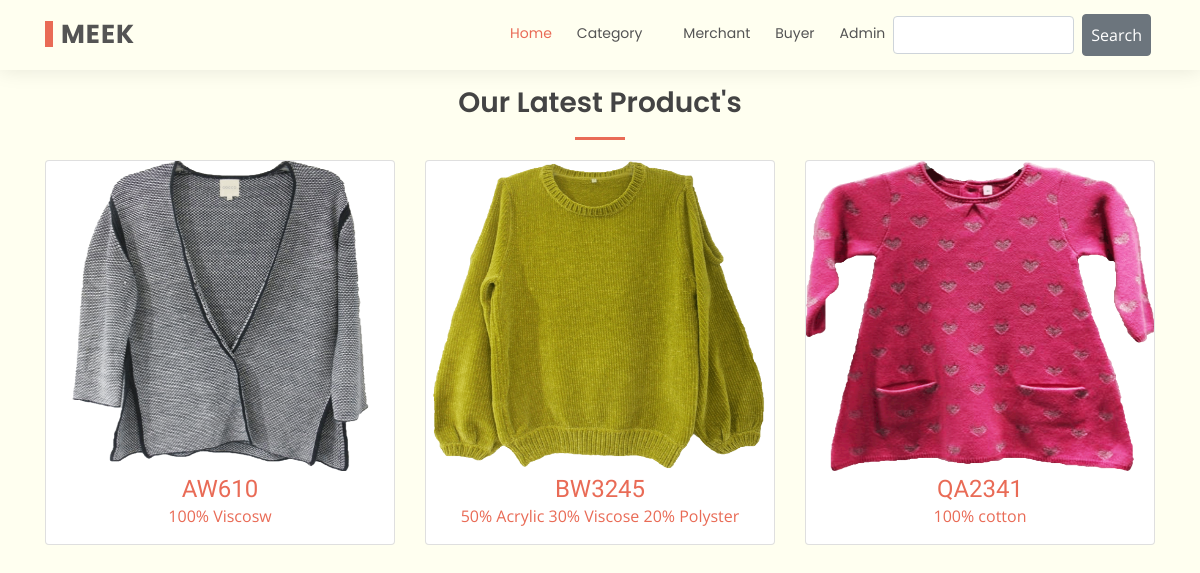
The page / on the database its author committed.
### product/models.py (models this page shows, shortened)
class Product(models.Model):
    product_style = models.CharField(max_length=21)
    product_composition = models.CharField(max_length=144)
    product_gauge = models.CharField(max_length=13)
    product_size = models.CharField(max_length=13)
    product_weight = models.CharField(max_length=13)
    product_moq = models.CharField(max_length=13)
    product_fob = models.CharField(max_length=13)
    product_category = models.ForeignKey(Category, on_delete=models.SET_DEFAULT, default="-")
    product_gender = models.ForeignKey(Gender, on_delete=models.SET_DEFAULT, default="-")
    product_merchant = models.ForeignKey(Merchant, on_delete=models.SET_DEFAULT, default="Admin")
    product_buyer = models.IntegerField(default=0)
    product_shipment_date = models.DateField(auto_now_add=False)
    product_quantity = models.IntegerField(default=0)
    product_image = models.ImageField(default='default.jpg', upload_to='product/pro')
    product_chart = models.ImageField(default='default.jpg', upload_to='product/chart')

### product/views.py (the view)
# urls.py: path('', views.index, name='product_index'),
def index(request):
    products = Product.objects.all()
    return render(request, 'product/product.html', {'products': products})

### product/templates/product/product.html (shortened to what this page needs)
{% extends 'product/master.html' %}
{% load static %}
{% block main %}
  <main id="main">
    <section id="services" class="services">
      <div class="container">
        <div class="section-title mt-3 mb-0 p-0" data-aos="fade-up">
          <h2>Our Latest Product's</h2>
        </div>
        <div class="row justify-content-center">
          {% for product in products %}
            <div class="col-lg-4 col-md-6 align-items-stretch">
              <div class="card" id='product-card' data-aos="fade-up">
                <a href="{% url 'product:product_details' product.id %}">
                <img style='weight: 233pt; height: 233pt;' class='card-img-top' src="{{ product.product_image.url }}" alt="" srcset=""></a>
                <h4 class='mt-1 text-center mb-0'><a href="{% url 'product:product_details' product.id %}">{{product.product_style}}</a></h4>
                <p class='text-center'><a href="{% url 'product:product_details' product.id %}">{{product.product_composition}}</a></p>
              </div>
              <br>
            </div>
          {% endfor %}
        </div>
      </div>
    </section>
  </main>
{% endblock main %}

### product/static/css/style.css (style rules this page uses)
body { font-family: "Open Sans", sans-serif; color: #444444; }
a { color: #e96b56; }
h1, h2, h3, h4, h5, h6 { font-family: "Raleway", sans-serif; }
section { padding: 0 0 80px 0; }
.section-title { text-align: center; padding-bottom: 30px; }
.section-title h2 { font-size: 28px; font-weight: 600; margin-bottom: 20px; padding-bottom: 20px; position: relative; font-family: "Poppins", sans-serif; }
.section-title h2::after { content: ''; position: absolute; display: block; width: 50px; height: 3px; background: #e96b56; bottom: 0; left: calc(50% - 25px); }

### rows shown on the page
Product: product_image (picture), product_style "AW610", product_composition "100% Viscosw"
Product: product_image (picture), product_style "BW3245", product_composition "50% Acrylic 30% Viscose 20% Polyster"
Product: product_image (picture), product_style "QA2341", product_composition "100% cotton"
